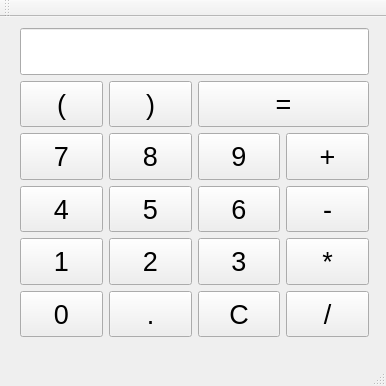
<?xml version="1.0" encoding="UTF-8"?>
<ui version="4.0">
 <class>CalculatorForm</class>
 <widget class="QMainWindow" name="CalculatorForm">
  <property name="geometry">
   <rect>
    <x>0</x>
    <y>0</y>
    <width>386</width>
    <height>386</height>
   </rect>
  </property>
  <property name="minimumSize">
   <size>
    <width>386</width>
    <height>386</height>
   </size>
  </property>
  <property name="maximumSize">
   <size>
    <width>386</width>
    <height>386</height>
   </size>
  </property>
  <property name="windowTitle">
   <string>CalculatorForm</string>
  </property>
  <property name="layoutDirection">
   <enum>Qt::LeftToRight</enum>
  </property>
  <widget class="QWidget" name="centralWidget">
   <widget class="QWidget" name="gridLayoutWidget">
    <property name="geometry">
     <rect>
      <x>9</x>
      <y>0</y>
      <width>371</width>
      <height>331</height>
     </rect>
    </property>
    <layout class="QGridLayout" name="gridLayout">
     <item row="5" column="3">
      <widget class="QPushButton" name="multiplicationButton">
       <property name="sizePolicy">
        <sizepolicy hsizetype="Minimum" vsizetype="Expanding">
         <horstretch>0</horstretch>
         <verstretch>0</verstretch>
        </sizepolicy>
       </property>
       <property name="font">
        <font>
         <pointsize>20</pointsize>
        </font>
       </property>
       <property name="text">
        <string>*</string>
       </property>
      </widget>
     </item>
     <item row="6" column="3">
      <widget class="QPushButton" name="divisionButton">
       <property name="sizePolicy">
        <sizepolicy hsizetype="Minimum" vsizetype="Expanding">
         <horstretch>0</horstretch>
         <verstretch>0</verstretch>
        </sizepolicy>
       </property>
       <property name="font">
        <font>
         <pointsize>20</pointsize>
        </font>
       </property>
       <property name="text">
        <string>/</string>
       </property>
      </widget>
     </item>
     <item row="3" column="2">
      <widget class="QPushButton" name="pushButton6">
       <property name="sizePolicy">
        <sizepolicy hsizetype="Minimum" vsizetype="Expanding">
         <horstretch>0</horstretch>
         <verstretch>0</verstretch>
        </sizepolicy>
       </property>
       <property name="font">
        <font>
         <pointsize>20</pointsize>
        </font>
       </property>
       <property name="text">
        <string>6</string>
       </property>
      </widget>
     </item>
     <item row="3" column="1">
      <widget class="QPushButton" name="pushButton5">
       <property name="sizePolicy">
        <sizepolicy hsizetype="Minimum" vsizetype="Expanding">
         <horstretch>0</horstretch>
         <verstretch>0</verstretch>
        </sizepolicy>
       </property>
       <property name="font">
        <font>
         <pointsize>20</pointsize>
        </font>
       </property>
       <property name="text">
        <string>5</string>
       </property>
      </widget>
     </item>
     <item row="3" column="3">
      <widget class="QPushButton" name="minusButton">
       <property name="sizePolicy">
        <sizepolicy hsizetype="Minimum" vsizetype="Expanding">
         <horstretch>0</horstretch>
         <verstretch>0</verstretch>
        </sizepolicy>
       </property>
       <property name="font">
        <font>
         <pointsize>20</pointsize>
        </font>
       </property>
       <property name="text">
        <string>-</string>
       </property>
      </widget>
     </item>
     <item row="2" column="2">
      <widget class="QPushButton" name="pushButton9">
       <property name="sizePolicy">
        <sizepolicy hsizetype="Minimum" vsizetype="Expanding">
         <horstretch>0</horstretch>
         <verstretch>0</verstretch>
        </sizepolicy>
       </property>
       <property name="font">
        <font>
         <pointsize>20</pointsize>
        </font>
       </property>
       <property name="text">
        <string>9</string>
       </property>
      </widget>
     </item>
     <item row="2" column="0">
      <widget class="QPushButton" name="pushButton7">
       <property name="sizePolicy">
        <sizepolicy hsizetype="Minimum" vsizetype="Expanding">
         <horstretch>0</horstretch>
         <verstretch>0</verstretch>
        </sizepolicy>
       </property>
       <property name="font">
        <font>
         <pointsize>20</pointsize>
        </font>
       </property>
       <property name="text">
        <string>7</string>
       </property>
      </widget>
     </item>
     <item row="2" column="1">
      <widget class="QPushButton" name="pushButton8">
       <property name="sizePolicy">
        <sizepolicy hsizetype="Minimum" vsizetype="Expanding">
         <horstretch>0</horstretch>
         <verstretch>0</verstretch>
        </sizepolicy>
       </property>
       <property name="font">
        <font>
         <pointsize>20</pointsize>
        </font>
       </property>
       <property name="text">
        <string>8</string>
       </property>
      </widget>
     </item>
     <item row="2" column="3">
      <widget class="QPushButton" name="plusButton">
       <property name="sizePolicy">
        <sizepolicy hsizetype="Minimum" vsizetype="Expanding">
         <horstretch>0</horstretch>
         <verstretch>0</verstretch>
        </sizepolicy>
       </property>
       <property name="font">
        <font>
         <pointsize>20</pointsize>
        </font>
       </property>
       <property name="text">
        <string>+</string>
       </property>
      </widget>
     </item>
     <item row="6" column="0">
      <widget class="QPushButton" name="pushButton0">
       <property name="sizePolicy">
        <sizepolicy hsizetype="Minimum" vsizetype="Expanding">
         <horstretch>0</horstretch>
         <verstretch>0</verstretch>
        </sizepolicy>
       </property>
       <property name="font">
        <font>
         <pointsize>20</pointsize>
        </font>
       </property>
       <property name="text">
        <string>0</string>
       </property>
      </widget>
     </item>
     <item row="6" column="2">
      <widget class="QPushButton" name="cancelButton">
       <property name="sizePolicy">
        <sizepolicy hsizetype="Minimum" vsizetype="Expanding">
         <horstretch>0</horstretch>
         <verstretch>0</verstretch>
        </sizepolicy>
       </property>
       <property name="font">
        <font>
         <pointsize>20</pointsize>
         <weight>50</weight>
         <italic>false</italic>
         <bold>false</bold>
        </font>
       </property>
       <property name="text">
        <string>C</string>
       </property>
       <property name="iconSize">
        <size>
         <width>16</width>
         <height>16</height>
        </size>
       </property>
      </widget>
     </item>
     <item row="5" column="1">
      <widget class="QPushButton" name="pushButton2">
       <property name="sizePolicy">
        <sizepolicy hsizetype="Minimum" vsizetype="Expanding">
         <horstretch>0</horstretch>
         <verstretch>0</verstretch>
        </sizepolicy>
       </property>
       <property name="font">
        <font>
         <pointsize>20</pointsize>
        </font>
       </property>
       <property name="text">
        <string>2</string>
       </property>
      </widget>
     </item>
     <item row="5" column="2">
      <widget class="QPushButton" name="pushButton3">
       <property name="sizePolicy">
        <sizepolicy hsizetype="Minimum" vsizetype="Expanding">
         <horstretch>0</horstretch>
         <verstretch>0</verstretch>
        </sizepolicy>
       </property>
       <property name="font">
        <font>
         <pointsize>20</pointsize>
        </font>
       </property>
       <property name="text">
        <string>3</string>
       </property>
      </widget>
     </item>
     <item row="5" column="0">
      <widget class="QPushButton" name="pushButton1">
       <property name="sizePolicy">
        <sizepolicy hsizetype="Minimum" vsizetype="Expanding">
         <horstretch>0</horstretch>
         <verstretch>0</verstretch>
        </sizepolicy>
       </property>
       <property name="font">
        <font>
         <pointsize>20</pointsize>
        </font>
       </property>
       <property name="text">
        <string>1</string>
       </property>
      </widget>
     </item>
     <item row="6" column="1">
      <widget class="QPushButton" name="pointButton">
       <property name="sizePolicy">
        <sizepolicy hsizetype="Minimum" vsizetype="Expanding">
         <horstretch>0</horstretch>
         <verstretch>0</verstretch>
        </sizepolicy>
       </property>
       <property name="font">
        <font>
         <pointsize>20</pointsize>
        </font>
       </property>
       <property name="text">
        <string>.</string>
       </property>
      </widget>
     </item>
     <item row="3" column="0">
      <widget class="QPushButton" name="pushButton4">
       <property name="sizePolicy">
        <sizepolicy hsizetype="Minimum" vsizetype="Expanding">
         <horstretch>0</horstretch>
         <verstretch>0</verstretch>
        </sizepolicy>
       </property>
       <property name="font">
        <font>
         <pointsize>20</pointsize>
        </font>
       </property>
       <property name="text">
        <string>4</string>
       </property>
      </widget>
     </item>
     <item row="1" column="0">
      <widget class="QPushButton" name="openedBracketButton">
       <property name="sizePolicy">
        <sizepolicy hsizetype="Minimum" vsizetype="Expanding">
         <horstretch>0</horstretch>
         <verstretch>0</verstretch>
        </sizepolicy>
       </property>
       <property name="font">
        <font>
         <pointsize>20</pointsize>
        </font>
       </property>
       <property name="text">
        <string>(</string>
       </property>
      </widget>
     </item>
     <item row="1" column="1">
      <widget class="QPushButton" name="closedBracketButton">
       <property name="sizePolicy">
        <sizepolicy hsizetype="Minimum" vsizetype="Expanding">
         <horstretch>0</horstretch>
         <verstretch>0</verstretch>
        </sizepolicy>
       </property>
       <property name="font">
        <font>
         <pointsize>20</pointsize>
        </font>
       </property>
       <property name="text">
        <string>)</string>
       </property>
      </widget>
     </item>
     <item row="0" column="0" colspan="4">
      <widget class="QLineEdit" name="lineEdit">
       <property name="sizePolicy">
        <sizepolicy hsizetype="Expanding" vsizetype="Expanding">
         <horstretch>0</horstretch>
         <verstretch>0</verstretch>
        </sizepolicy>
       </property>
       <property name="minimumSize">
        <size>
         <width>0</width>
         <height>10</height>
        </size>
       </property>
       <property name="font">
        <font>
         <pointsize>20</pointsize>
        </font>
       </property>
       <property name="layoutDirection">
        <enum>Qt::RightToLeft</enum>
       </property>
       <property name="alignment">
        <set>Qt::AlignRight|Qt::AlignTrailing|Qt::AlignVCenter</set>
       </property>
      </widget>
     </item>
     <item row="1" column="2" colspan="2">
      <widget class="QPushButton" name="countButton">
       <property name="sizePolicy">
        <sizepolicy hsizetype="Minimum" vsizetype="Expanding">
         <horstretch>0</horstretch>
         <verstretch>0</verstretch>
        </sizepolicy>
       </property>
       <property name="font">
        <font>
         <pointsize>20</pointsize>
        </font>
       </property>
       <property name="text">
        <string>=</string>
       </property>
      </widget>
     </item>
    </layout>
   </widget>
  </widget>
  <widget class="QMenuBar" name="menuBar">
   <property name="geometry">
    <rect>
     <x>0</x>
     <y>0</y>
     <width>386</width>
     <height>21</height>
    </rect>
   </property>
  </widget>
  <widget class="QToolBar" name="mainToolBar">
   <attribute name="toolBarArea">
    <enum>TopToolBarArea</enum>
   </attribute>
   <attribute name="toolBarBreak">
    <bool>false</bool>
   </attribute>
  </widget>
  <widget class="QStatusBar" name="statusBar"/>
 </widget>
 <layoutdefault spacing="6" margin="11"/>
 <resources/>
 <connections/>
</ui>
